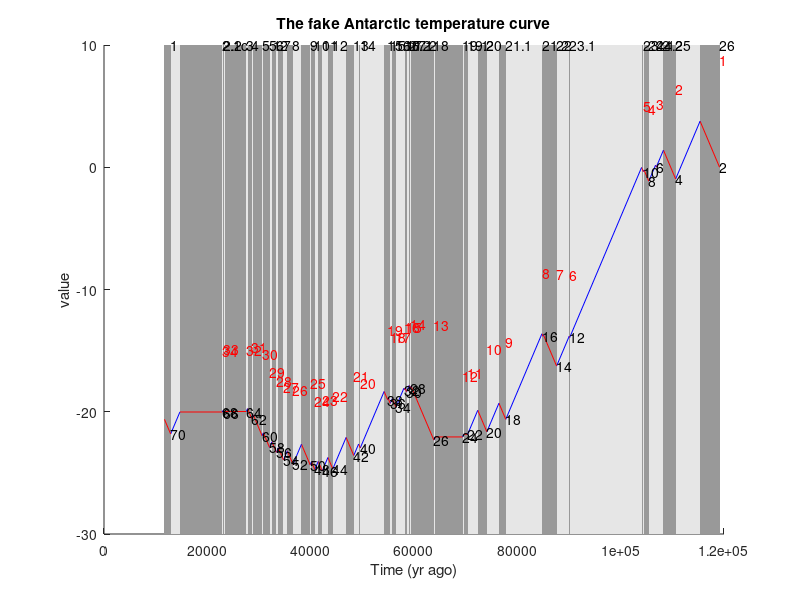
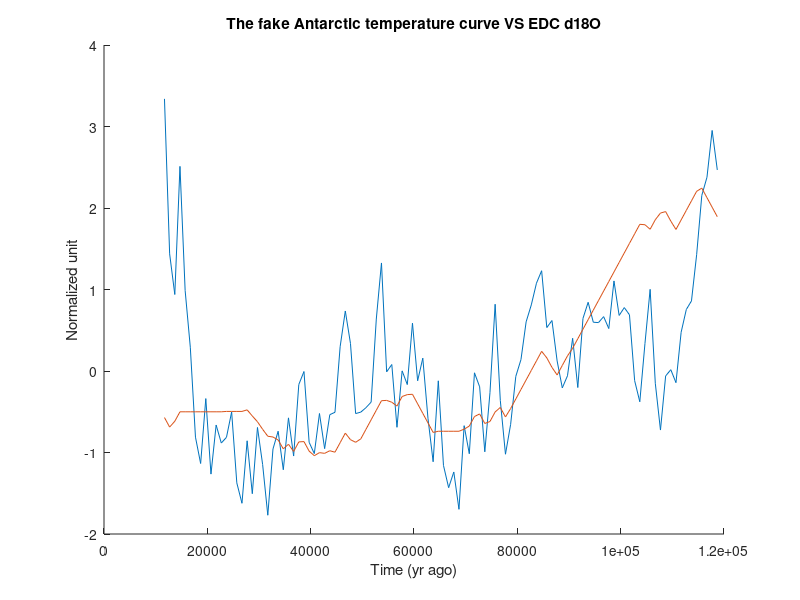
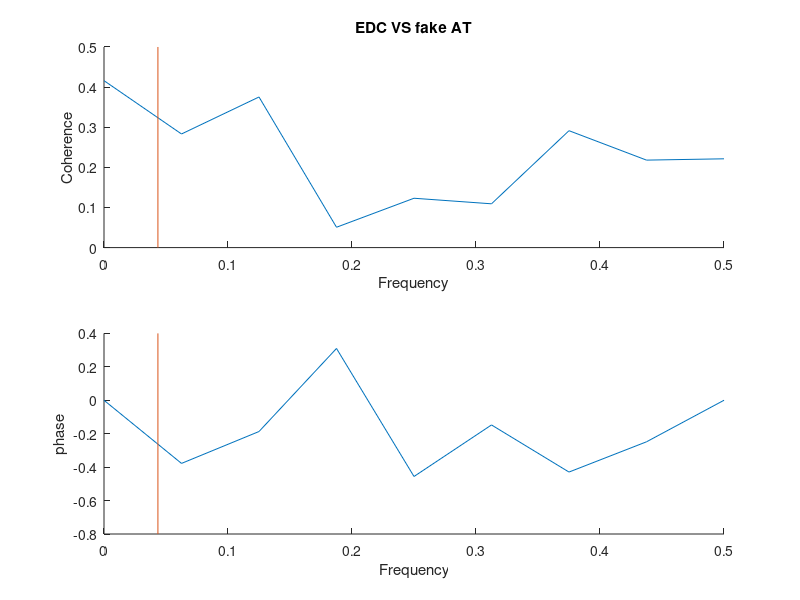
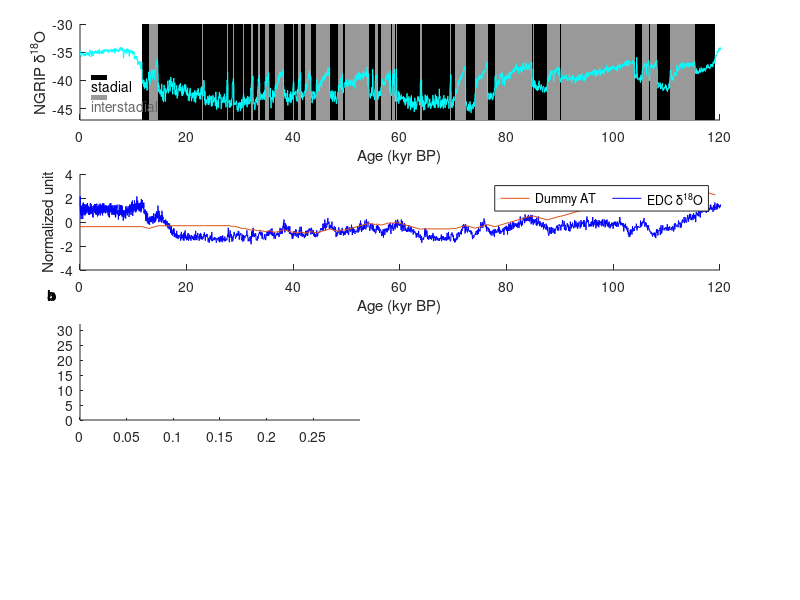

Write MATLAB code to recreate these figures, in order. (Note: this script raises an error after producing the figures.)
clear,clc,close all

% load the precession data of past 500kyr with data gap of 100yr
load precession_0_500kyr_inter100
pre=precession_0_500kyr_inter100;

pre=flipud(pre);
pre(:,1)=abs(pre(:,1))*1000;
t=(1000:1000:floor(pre(end,1)))'; % resample the data to 1000yr resolution
pre=[t,interp1(pre(:,1),pre(:,2),t)];

% % load the obliquity data
% load obliquity_0_800kyr_inter100 
% obl=obliquity_0_800kyr_inter100;
% obl=flipud(obl);
% obl(:,1)=abs(obl(:,1))*1000;

%load the intergrated annual insolation curve from Huybers et al.(2006,
%2008)
% load j65s_t275
% j65s=j65s_t275;
% j65s(:,1)=j65s(:,1)*1000;

% load he EDC d18O on AICC2012 timescale Stenni et al, 2010 QSR; Verse et al., 2013
load AICC2012_edc_d18O_stenni_2010 
edc=AICC2012_edc_d18O_stenni_2010;
edc_or=edc;

% load the ngrip d18O 
load ngrip_modelex_b2k_inter50_Ras2014
ngrip=ngrip_modelex_b2k_inter50_Ras2014;
ngrip(:,1)=ngrip(:,1)-50;

% the timing for greenland warming transitions, which is the start of each
% interstadial and end of previous stadial, data from Rasmussen et al.(2014)
G_wmp=[11703
    14692
    23020
    23340
    27780
    28900
    30840
    32500
    33740
    35480
    38220
    40160
    41460
    43340
    46860
    49280
    54220
    55000
    55800
    58040
    58280
    59080
    59440
    64100
    69620
    72340
    76440
    84760
    85060
    90040
    104040
    104520
    106750
    108280
    115370];

% the timing for greenland cooling transitions, which is the start of each
% stadial and end of previous interstadial, data from Rasmussen et al.(2014)
G_cmp=[12896
    22900
    23220
    27540
    28600
    30600
    32040
    33360
    34740
    36580
    39900
    40800
    42240
    44280
    48340
    49600
    54900
    55400
    56500
    58160
    58560
    59300
    63840
    69400
    70380
    74100
    77760
    84960
    87600
    90140
    104380
    105440
    106900
    110640
    119140];

gsd=G_cmp-G_wmp; % Greenland stadial duration
gid=G_wmp(2:end)-G_cmp(1:end-1); %interstadial duration

GS_label={'1';'2.1c';'2.2';'3';'4';'5.1';'5.2';'6';'7';'8';'9';'10';'11';'12';'13';'14';'15.1';'15.2';'16.1';'16.2';'17.1';'17.2';'18';'19.1';'19.2';'20';'21.1';'21.2';'22';'23.1';'23.2';'24.1';'24.2';'25';'26'};

%% the following code create a fake Antarctic temperature curve from the sequence of DO events. 
% by assign a fix 'slope' of warming and cooling for Greenland stadial and
% interstadial respectively.
% note that for periods without DO events, a horizontal line is added.
k=2;
h=1;
temp=[];
temp(1,:)=[G_cmp(end),0];

temp_lin(1,:)=[G_cmp(end),0];
temp_exp_node=[G_cmp(end),0];
    
figure
hold on
%     axes('Position',[0.1 0.8 0.8 0.16]);
axis([0 120000 -30 10]);
hold on
for i=1:length(G_cmp)
    rectangle('position',[G_wmp(i),min(ylim),G_cmp(i)-G_wmp(i),max(ylim)-min(ylim)],'linestyle','none','facecolor',[0.6 0.6 0.6]);
    if i<length(G_cmp)
        rectangle('position',[G_cmp(i),min(ylim),G_wmp(i+1)-G_cmp(i),max(ylim)-min(ylim)],'linestyle','none','facecolor',[0.9 0.9 0.9]);
    end
end
for i=1:length(G_cmp)
    text(G_cmp(i),max(ylim),char(GS_label(i)));
end

%     slope_w=interp1(lr04_s(:,1),lr04_s(:,2),G_cmp);
%     slope_c=mean(slope_w)*ones(35,1);

slope_w=0.001*ones(36,1); % warming slope
slope_c=0.001*ones(35,1); % cooling slope

lin_or_exp=1; % this parameter decide whether to use linear temperature correlation or use the thermal seesaw to build up the curve

for i=length(G_cmp):-1:1
    if lin_or_exp==1
        if k==22||k==24||k==64||k==68 % Set the warming rate of MIS 4 (GS-19.1, GS-18) and MIS 2 (GS-2.1b, GS-2.1c, GS-3)to zero, so that to plot horizontal lines for these periods.
            slope_w(h,1)=0;
        else
            slope_w(h,1)=0.001;
        end
        
        
        temp_lin(k,:)=[G_wmp(i),temp_lin(k-1,2)+gsd(i)*slope_w(h,1)];
        plot([G_cmp(i),G_wmp(i)],[temp_lin(k-1,2),temp_lin(k-1,2)+gsd(i)*slope_w(h,1)],'r');
        text(G_cmp(i),temp_lin(k-1,2),num2str(k));
        
        k=k+1;
        if i>=2
            temp_lin(k,:)=[G_cmp(i-1),temp_lin(k-1,2)-gid(i-1)*slope_c(h,1)];
            if gid(i-1)==0
                slope_c(h)=0;
            end
            plot([G_wmp(i),G_cmp(i-1)],[temp_lin(k-1,2),temp_lin(k-1,2)-gid(i-1)*slope_c(h,1)],'b');
            text(G_cmp(i),temp_lin(k-1,2)+5,num2str(h),'color',[1 0 0]);
            
            k=k+1;
            h=h+1;
        end
    end
    
    if lin_or_exp==0
        
        %         ktn_w(h,1)=unifrnd(-5.11548098199696,1.27170522812520,1,1);
        %         ktn_c(h,1)=unifrnd(0.305863598426980,7.46614134125473,1,1);
        ktn_w(h,1)=-1.5; % parameter to set the shape of exp curve of warming
        ktn_c(h,1)=1; % parameter to set the shape of exp curve of cooling
        
        temp_exp_node(k,:)=[G_wmp(i),temp_exp_node(k-1,2)+ktn_w(h)*(exp(-(1/1120)*gsd(i))-1)];
        k=k+1;
        if i>=2
            temp_exp_node(k,:)=[G_cmp(i-1),temp_exp_node(k-1,2)+ktn_c(h)*(exp(-(1/1120)*gid(i-1))-1)];
            if gid(i-1)==0
                ktn_c(h)=0;
            end
            k=k+1;
            h=h+1;
        end
    end
        switch lin_or_exp
        case 1
            temp=temp_lin;
        case 0
            temp=temp_exp_node;
    end
end

xlabel('Time (yr ago)')
ylabel('value')
title('The fake Antarctic temperature curve')

temp=flipud(temp);
temp=[0,temp(1,2);temp]; % enlengthen the record to 0 ka

[~,ia,~]=unique(temp(:,1));
temp=temp(ia,:);

%% compare the fake AT record with the EDC d18O


in_of_in=[11703,119140]; % interval of interest
t=(in_of_in(1):1000:in_of_in(2))';
x_edc=[t,interp1(edc(:,1),edc(:,2),t)];

% x_edc(:,2)=detrend(x_edc(:,2),3);

% t=(ceil(temp(1,1)):100:floor(temp(end,1)))';
% x_temp=[t,interp1(temp(:,1),temp(:,2),t)];
% fs= 10;
% [b,a]   = butter(4,0.1/(fs/2),'low');
% x_temp = [t,filtfilt(b,a,x_temp(:,2))];
% t=(in_of_in(1):1000:in_of_in(2))';

x_temp=[t,interp1(temp(:,1),temp(:,2),t)];
% x_temp(:,2)=detrend(x_temp(:,2),3);

figure
hold on
plot(x_edc(:,1),zscore(x_edc(:,2)));
plot(x_temp(:,1),zscore(x_temp(:,2)));
xlabel('Time (yr ago)')
ylabel('Normalized unit')
title('The fake Antarctic temperature curve VS EDC d18O')

% x_edc=x_edc(x_edc(:,1)>=in_of_in(1)&x_edc(:,1)<=in_of_in(:,2),:);
% pre=pre(pre(:,1)>=in_of_in(1)&pre(:,1)<=in_of_in(:,2),:);
%% plot the cross spectrum coherence and phase between EDC and fake AT
win=[];
overlap=[];

Fs=1;
[Cxy,F1] = mscohere(x_edc(:,2),x_temp(:,2),win,overlap,[],Fs);
figure
subplot(2,1,1)
hold on
plot(F1,Cxy)
plot([1/23,1/23],ylim)
title('EDC VS fake AT');
xlabel('Frequency')
ylabel('Coherence')

[Pxy,F2] = cpsd(x_edc(:,2),x_temp(:,2),win,overlap,[],Fs);
subplot(2,1,2)
hold on
plot(F2,angle(Pxy))
plot([1/23,1/23],ylim)
xlabel('Frequency')
ylabel('phase')

cw_lag=interp1(F2,angle(Pxy),1/(23))/(2*pi)*23;
cw_cohe=interp1(F1,Cxy,1/(23));
%% figure for warming rate and cooling rate = 1 unit pre kyr

figure('Position',[267,0,1060,800])
axes('Position',[0.1 0.8 0.8 0.16]);
axis([0 120000 -47 -30]);
hold on
for i=1:length(G_cmp)
    rectangle('position',[G_wmp(i),-47,G_cmp(i)-G_wmp(i),17],'linestyle','none','facecolor',[0 0 0]);
    if i<length(G_cmp)
        rectangle('position',[G_cmp(i),-47,G_wmp(i+1)-G_cmp(i),17],'linestyle','none','facecolor',[0.6 0.6 0.6]);
    end
end
rectangle('position',[2000,-40,3000,1],'linestyle','none','facecolor',[0 0 0]);
text(2200,-41,'stadial');
rectangle('position',[2000,-43.5,3000,1],'linestyle','none','facecolor',[0.6 0.6 0.6]);
text(2200,-44.5,'interstadial','color',[0.4 0.4 0.4]);

plot(ngrip(:,1),ngrip(:,2),'color',[0 1 1]);
tick=get(gca,'xtick');
set(gca,'xticklabel',num2str(tick'/1000));
xlabel('Age (kyr BP)');
ylabel('NGRIP δ^1^8O');
h = annotation('textbox',[0.06 0.5 0.43 0.46],'String','a','FitBoxToText','on');
set(h,'LineStyle', 'none','fontweight','bold');


axes('Position',[0.1 0.55 0.8 0.16]);
hold on
axis([0 120000 -4 4]);
p2=plot(edc(:,1),zscore(edc(:,2)),'b');
p1=plot(temp(:,1),zscore(temp(:,2)),'color',[0.8500 0.3250 0.0980]);
% plot(obl(:,1),zscore(obl(:,2)),'k');
% plot(j65s(:,1),zscore(j65s(:,2)),'k--');
L=legend([p1,p2],'Dummy AT','EDC δ^1^8O');
set(L,'NumColumns',2);
tick=get(gca,'xtick');
set(gca,'xticklabel',num2str(tick'/1000));
xlabel('Age (kyr BP)');
ylabel('Normalized unit');
h = annotation('textbox',[0.06 0.5 0 0.22],'String','b','FitBoxToText','on');
set(h,'LineStyle', 'none','fontweight','bold');

% plot Lomb-Scargle periodogram
axes('Position',[0.1 0.3 0.35 0.16]);
hold on
axis([0 0.3 0 32]);
t=(ceil(edc(1,1)):1000:floor(edc(end,1)))';
temp_spa=[t,interp1(edc(:,1),edc(:,2),t)];
temp_spa(:,2)=detrend(temp_spa(:,2),3);
Pfa = 5/100;
Pd = 1-Pfa;
[pxx,f,pth] = plomb(temp_spa(:,2),temp_spa(:,1)./1000, 'normalized','Pd',Pd);
plot([1/41,1/41],ylim,'k')
rectangle('position',[1/23,0,1/19-1/23,max(ylim)],'linestyle','none','facecolor',[0.7 0.7 0.7]);
line(f,pxx,'color',[0,0,1])
L=line(f,pth*ones(size(f')),'color',[0,1,0]);
legend(L,'Threshold of significance');
xlabel('Frequency (1/kyr)')
ylabel('Power')
title('EDC δ^1^8O')
text(0.2*[1],pth+3,[repmat('P_{fa} = ',[1 1]) num2str(Pfa')])
text(1/58,max(ylim)+2,'41 kyr');
text(1/18,max(ylim)-2,'19 to 23 kyr');
xlabel('Frequency (1/kyr)')
ylabel('Power density')
xlim([0,0.2])
h = annotation('textbox',[0.06 0.47 0  0],'String','c','FitBoxToText','on');
set(h,'LineStyle', 'none','fontweight','bold');



axes('Position',[0.55 0.3 0.35 0.16]);
axis([0 0.1 0 30]);
temp_spa=temp(:,1:2);
temp_spa(:,2)=detrend(temp_spa(:,2),3);
Pfa = 5/100;
Pd = 1-Pfa;
axis([0 0.3 0 20]);
[pxx,f,pth] = plomb(temp_spa(:,2),temp_spa(:,1)./1000, 'normalized','Pd',Pd);
plot([1/41,1/41],ylim,'k')
rectangle('position',[1/23,0,1/19-1/23,max(ylim)],'linestyle','none','facecolor',[0.7 0.7 0.7]);
line(f,pxx,'color',[0.8500 0.3250 0.0980])
L=line(f,pth*ones(size(f')),'color',[0,1,0]);
legend(L,'Threshold of significance');
xlabel('Frequency (1/kyr)')
ylabel('Power density')
xlim([0,0.2])
title('Dummy AT')
text(0.2*[1],pth+3,[repmat('P_{fa} = ',[1 1]) num2str(Pfa')])
text(1/58,max(ylim)+1.5,'41 kyr');
text(1/18,max(ylim)-2,'19 to 23 kyr');
h = annotation('textbox',[0.5 0.47 0  0],'String','d','FitBoxToText','on');
set(h,'LineStyle', 'none','fontweight','bold');







% compare the precession component, where the precession component is got
% by a band pass filter between f=[0.04,0.06], (corresponds to period 16.6
% to 25 kyr)
axes('Position',[0.1 0.05 0.8 0.16]);
axis([0 120000 -4 4]);
hold on
temp_pre=fil_pre(temp);
edc_pre=fil_pre(edc);
p2=plot(edc_pre(:,1),zscore(edc_pre(:,2)),'b');
p3=plot(pre(:,1),-zscore(pre(:,2)),'k--');
p1=plot(temp_pre(:,1),zscore(temp_pre(:,2)),'color',[0.8500 0.3250 0.0980]);

L=legend([p1,p2,p3],'pre component, dummy AT','pre component, EDC δ^1^8O','-1*precession');
set(L,'NumColumns',3);
tick=get(gca,'xtick');
set(gca,'xticklabel',num2str(tick'/1000));
xlabel('Age (kyr BP)');
ylabel('Normalized unit');
h = annotation('textbox',[0.06 0.22 0  0],'String','e','FitBoxToText','on');
set(h,'LineStyle', 'none','fontweight','bold');

